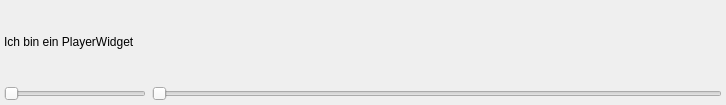
<?xml version="1.0" encoding="UTF-8"?>
<ui version="4.0">
 <class>PlayerWidget</class>
 <widget class="QWidget" name="PlayerWidget">
  <property name="geometry">
   <rect>
    <x>0</x>
    <y>0</y>
    <width>726</width>
    <height>105</height>
   </rect>
  </property>
  <property name="windowTitle">
   <string>Form</string>
  </property>
  <layout class="QVBoxLayout" name="verticalLayout" stretch="95,5">
   <property name="margin">
    <number>4</number>
   </property>
   <item>
    <widget class="QLabel" name="info">
     <property name="text">
      <string>Ich bin ein PlayerWidget</string>
     </property>
    </widget>
   </item>
   <item>
    <layout class="QHBoxLayout" name="sliderToolbarLayout" stretch="20,80">
     <item>
      <widget class="QSlider" name="volumeSlider">
       <property name="maximum">
        <number>100</number>
       </property>
       <property name="orientation">
        <enum>Qt::Horizontal</enum>
       </property>
      </widget>
     </item>
     <item>
      <widget class="QSlider" name="seekSlider">
       <property name="singleStep">
        <number>500</number>
       </property>
       <property name="tracking">
        <bool>true</bool>
       </property>
       <property name="orientation">
        <enum>Qt::Horizontal</enum>
       </property>
       <property name="tickPosition">
        <enum>QSlider::NoTicks</enum>
       </property>
      </widget>
     </item>
    </layout>
   </item>
  </layout>
 </widget>
 <resources/>
 <connections/>
</ui>
